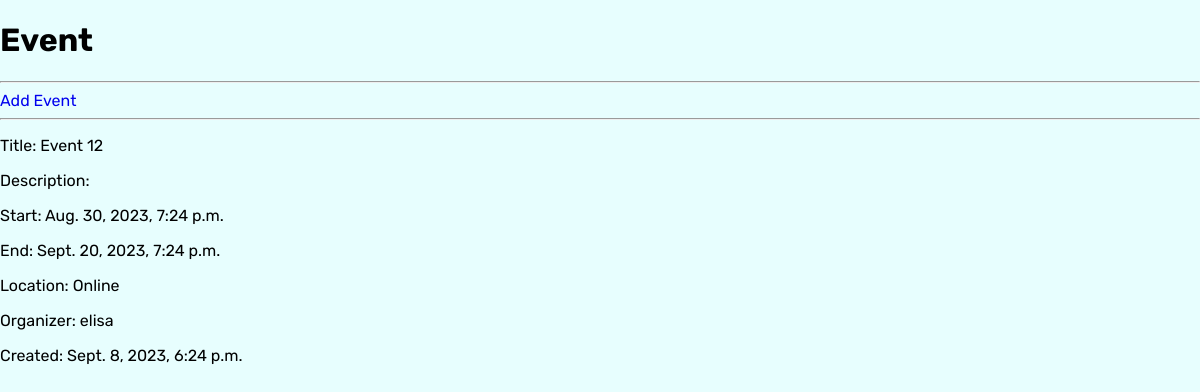
/event/12/, run on an earlier commit of the app's database.
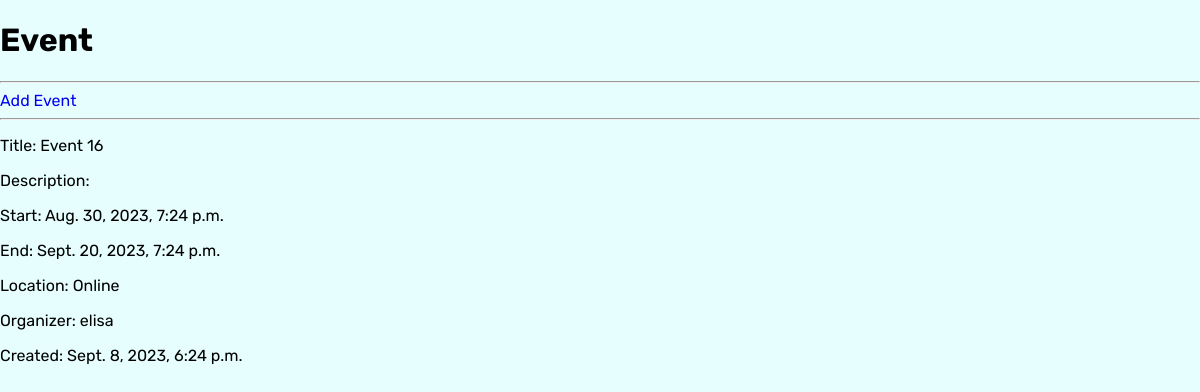
And on a later commit of the database.
### ecoevents/models.py (models this page shows, shortened)
class Ecoevent(models.Model):
    organizer = models.ForeignKey(User, on_delete=models.CASCADE)
    title = models.CharField(max_length=200)
    description = models.TextField(max_length=500, blank=True, null=True)
    category = models.CharField(max_length=200)
    start_datetime = models.DateTimeField()
    end_datetime = models.DateTimeField()
    location = models.CharField(max_length=200)
    created_on = models.DateTimeField(auto_now_add=True)
    modified_on = models.DateTimeField(auto_now=True)
    class Meta:
        ordering = ['-created_on']

### ecoevents/views.py (the view)
# urls.py: path("event/<str:event_id>/", views.event, name="event"),
def event(request, event_id):
    event = Ecoevent.objects.get(pk=event_id)
    context = {"event": event}
    return render(request, "event.html", context)

### templates/event.html (shortened to what this page needs)
{% extends "base.html" %}
{% load static %}
{% block content %}
<h1>Event</h1>
<hr>
<a href="{% url 'create_event' %}">Add Event</a>
<hr>
<p>Title: {{ event.title}}</p>
<p>Description: {{ event.description }}</p>
<p>Start: {{ event.start_datetime }}</p>
<p>End: {{ event.end_datetime }}</p>
<p>Location: {{ event.location }}</p>
<p>Organizer: {{ event.organizer }}</p>
<p>Created: {{ event.created_on }}</p>
{%endblock%}

### templates/base.html (shortened to what this page needs)
{% load static %}
<!DOCTYPE html>
<html lang="en">
  <head>
    <link rel="stylesheet" href="{% static 'css/style.css' %}">
  </head>
  <body>
    <main>
      {% block content %}{% endblock content %}
    </main>
  </body>
</html>

### static/css/style.css (style rules this page uses)
html { scroll-behavior: smooth; }
body { margin: 0; padding: 0; list-style-type: none; box-sizing: border-box; height: 100vh; --main-color: #e7fefe; --secondary-color: #106751; --accent-color: #00a97c; font-family: "Bungee Shade ", cursive; font-family: "Rubik", sans-serif; background: var(--main-color); }
a { text-decoration: none; }
* { box-sizing: border-box; }

What changed in the data, as far as the page shows it:
changed Ecoevent "Online": title "Event 12" → "Event 16"
